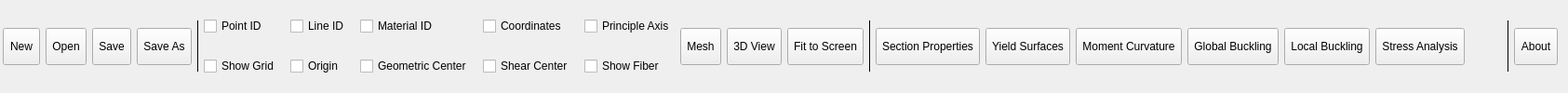
      <widget class="QWidget" name="Hometab">
       <attribute name="title">
        <string>Home</string>
       </attribute>
       <layout class="QHBoxLayout" name="horizontalLayout_5">
        <property name="leftMargin">
         <number>3</number>
        </property>
        <property name="topMargin">
         <number>1</number>
        </property>
        <property name="bottomMargin">
         <number>1</number>
        </property>
        <item>
         <widget class="QToolButton" name="New_toolButton">
          <property name="sizePolicy">
           <sizepolicy hsizetype="Preferred" vsizetype="Fixed">
            <horstretch>0</horstretch>
            <verstretch>0</verstretch>
           </sizepolicy>
          </property>
          <property name="minimumSize">
           <size>
            <width>40</width>
            <height>40</height>
           </size>
          </property>
          <property name="font">
           <font>
            <family>Segoe UI</family>
            <pointsize>9</pointsize>
           </font>
          </property>
          <property name="text">
           <string>New</string>
          </property>
          <property name="toolButtonStyle">
           <enum>Qt::ToolButtonTextUnderIcon</enum>
          </property>
         </widget>
        </item>
        <item>
         <widget class="QToolButton" name="Open_toolButton">
          <property name="sizePolicy">
           <sizepolicy hsizetype="Preferred" vsizetype="Fixed">
            <horstretch>0</horstretch>
            <verstretch>0</verstretch>
           </sizepolicy>
          </property>
          <property name="minimumSize">
           <size>
            <width>40</width>
            <height>40</height>
           </size>
          </property>
          <property name="font">
           <font>
            <family>Segoe UI</family>
            <pointsize>9</pointsize>
           </font>
          </property>
          <property name="text">
           <string>Open</string>
          </property>
          <property name="toolButtonStyle">
           <enum>Qt::ToolButtonTextUnderIcon</enum>
          </property>
          <property name="autoRaise">
           <bool>false</bool>
          </property>
         </widget>
        </item>
        <item>
         <widget class="QToolButton" name="Save_toolButton">
          <property name="sizePolicy">
           <sizepolicy hsizetype="Preferred" vsizetype="Fixed">
            <horstretch>0</horstretch>
            <verstretch>2</verstretch>
           </sizepolicy>
          </property>
          <property name="minimumSize">
           <size>
            <width>40</width>
            <height>40</height>
           </size>
          </property>
          <property name="font">
           <font>
            <family>Segoe UI</family>
            <pointsize>9</pointsize>
           </font>
          </property>
          <property name="text">
           <string>Save</string>
          </property>
          <property name="toolButtonStyle">
           <enum>Qt::ToolButtonTextUnderIcon</enum>
          </property>
         </widget>
        </item>
        <item>
         <widget class="QToolButton" name="SaveAs_toolButton">
          <property name="sizePolicy">
           <sizepolicy hsizetype="Preferred" vsizetype="Fixed">
            <horstretch>0</horstretch>
            <verstretch>0</verstretch>
           </sizepolicy>
          </property>
          <property name="minimumSize">
           <size>
            <width>40</width>
            <height>40</height>
           </size>
          </property>
          <property name="font">
           <font>
            <family>Segoe UI</family>
            <pointsize>9</pointsize>
           </font>
          </property>
          <property name="text">
           <string>Save As</string>
          </property>
          <property name="toolButtonStyle">
           <enum>Qt::ToolButtonTextUnderIcon</enum>
          </property>
         </widget>
        </item>
        <item>
         <widget class="Line" name="line">
          <property name="sizePolicy">
           <sizepolicy hsizetype="Fixed" vsizetype="Fixed">
            <horstretch>0</horstretch>
            <verstretch>0</verstretch>
           </sizepolicy>
          </property>
          <property name="minimumSize">
           <size>
            <width>1</width>
            <height>55</height>
           </size>
          </property>
          <property name="maximumSize">
           <size>
            <width>1</width>
            <height>16777215</height>
           </size>
          </property>
          <property name="frameShadow">
           <enum>QFrame::Plain</enum>
          </property>
          <property name="orientation">
           <enum>Qt::Vertical</enum>
          </property>
         </widget>
        </item>
        <item>
         <layout class="QGridLayout" name="gridLayout">
          <property name="horizontalSpacing">
           <number>12</number>
          </property>
          <item row="0" column="2">
           <widget class="QCheckBox" name="ShowMatID_checkBox">
            <property name="font">
             <font>
              <family>Segoe UI</family>
              <pointsize>9</pointsize>
             </font>
            </property>
            <property name="text">
             <string>Material ID</string>
            </property>
           </widget>
          </item>
          <item row="0" column="0">
           <widget class="QCheckBox" name="ShowPointID_checkBox">
            <property name="font">
             <font>
              <family>Segoe UI</family>
              <pointsize>9</pointsize>
              <italic>false</italic>
              <bold>false</bold>
             </font>
            </property>
            <property name="text">
             <string>Point ID</string>
            </property>
           </widget>
          </item>
          <item row="0" column="3">
           <widget class="QCheckBox" name="ShowCoord_checkBox">
            <property name="font">
             <font>
              <family>Segoe UI</family>
              <pointsize>9</pointsize>
             </font>
            </property>
            <property name="text">
             <string>Coordinates</string>
            </property>
           </widget>
          </item>
          <item row="0" column="1">
           <widget class="QCheckBox" name="ShowLineID_checkBox">
            <property name="font">
             <font>
              <family>Segoe UI</family>
              <pointsize>9</pointsize>
             </font>
            </property>
            <property name="text">
             <string>Line ID</string>
            </property>
           </widget>
          </item>
          <item row="0" column="4">
           <widget class="QCheckBox" name="ShowPrincipleAxis_checkBox">
            <property name="font">
             <font>
              <family>Segoe UI</family>
              <pointsize>9</pointsize>
             </font>
            </property>
            <property name="text">
             <string>Principle Axis</string>
            </property>
           </widget>
          </item>
          <item row="1" column="0">
           <widget class="QCheckBox" name="ShowGrid_checkBox">
            <property name="font">
             <font>
              <family>Segoe UI</family>
              <pointsize>9</pointsize>
             </font>
            </property>
            <property name="text">
             <string>Show Grid</string>
            </property>
           </widget>
          </item>
          <item row="1" column="1">
           <widget class="QCheckBox" name="ShowOrigin_checkBox">
            <property name="font">
             <font>
              <family>Segoe UI</family>
              <pointsize>9</pointsize>
             </font>
            </property>
            <property name="text">
             <string>Origin</string>
            </property>
           </widget>
          </item>
          <item row="1" column="2">
           <widget class="QCheckBox" name="ShowGC_checkBox">
            <property name="font">
             <font>
              <family>Segoe UI</family>
              <pointsize>9</pointsize>
             </font>
            </property>
            <property name="text">
             <string>Geometric Center</string>
            </property>
           </widget>
          </item>
          <item row="1" column="3">
           <widget class="QCheckBox" name="ShowSC_checkBox">
            <property name="font">
             <font>
              <family>Segoe UI</family>
              <pointsize>9</pointsize>
             </font>
            </property>
            <property name="text">
             <string>Shear Center</string>
            </property>
           </widget>
          </item>
          <item row="1" column="4">
           <widget class="QCheckBox" name="ShowFiber_checkBox">
            <property name="font">
             <font>
              <family>Segoe UI</family>
              <pointsize>9</pointsize>
             </font>
            </property>
            <property name="text">
             <string>Show Fiber</string>
            </property>
           </widget>
          </item>
         </layout>
        </item>
        <item>
         <widget class="QToolButton" name="Mesh_toolButton">
          <property name="sizePolicy">
           <sizepolicy hsizetype="Preferred" vsizetype="Fixed">
            <horstretch>0</horstretch>
            <verstretch>0</verstretch>
           </sizepolicy>
          </property>
          <property name="minimumSize">
           <size>
            <width>40</width>
            <height>40</height>
           </size>
          </property>
          <property name="font">
           <font>
            <family>Segoe UI</family>
            <pointsize>9</pointsize>
           </font>
          </property>
          <property name="text">
           <string>Mesh</string>
          </property>
          <property name="toolButtonStyle">
           <enum>Qt::ToolButtonTextUnderIcon</enum>
          </property>
         </widget>
        </item>
        <item>
         <widget class="QToolButton" name="Model3DView_toolButton">
          <property name="sizePolicy">
           <sizepolicy hsizetype="Preferred" vsizetype="Fixed">
            <horstretch>0</horstretch>
            <verstretch>0</verstretch>
           </sizepolicy>
          </property>
          <property name="minimumSize">
           <size>
            <width>40</width>
            <height>40</height>
           </size>
          </property>
          <property name="font">
           <font>
            <family>Segoe UI</family>
            <pointsize>9</pointsize>
           </font>
          </property>
          <property name="text">
           <string>3D View</string>
          </property>
          <property name="toolButtonStyle">
           <enum>Qt::ToolButtonTextUnderIcon</enum>
          </property>
         </widget>
        </item>
        <item>
         <widget class="QToolButton" name="Fit2Screen_toolButton">
          <property name="sizePolicy">
           <sizepolicy hsizetype="Preferred" vsizetype="Fixed">
            <horstretch>0</horstretch>
            <verstretch>0</verstretch>
           </sizepolicy>
          </property>
          <property name="minimumSize">
           <size>
            <width>40</width>
            <height>40</height>
           </size>
          </property>
          <property name="font">
           <font>
            <family>Segoe UI</family>
            <pointsize>9</pointsize>
           </font>
          </property>
          <property name="text">
           <string>Fit to Screen</string>
          </property>
          <property name="toolButtonStyle">
           <enum>Qt::ToolButtonTextUnderIcon</enum>
          </property>
         </widget>
        </item>
        <item>
         <widget class="Line" name="line_2">
          <property name="sizePolicy">
           <sizepolicy hsizetype="Fixed" vsizetype="Fixed">
            <horstretch>0</horstretch>
            <verstretch>0</verstretch>
           </sizepolicy>
          </property>
          <property name="minimumSize">
           <size>
            <width>1</width>
            <height>55</height>
           </size>
          </property>
          <property name="maximumSize">
           <size>
            <width>1</width>
            <height>16777215</height>
           </size>
          </property>
          <property name="frameShadow">
           <enum>QFrame::Plain</enum>
          </property>
          <property name="orientation">
           <enum>Qt::Vertical</enum>
          </property>
         </widget>
        </item>
        <item>
         <widget class="QToolButton" name="SPAnal_toolButton">
          <property name="sizePolicy">
           <sizepolicy hsizetype="Preferred" vsizetype="Fixed">
            <horstretch>0</horstretch>
            <verstretch>0</verstretch>
           </sizepolicy>
          </property>
          <property name="minimumSize">
           <size>
            <width>40</width>
            <height>40</height>
           </size>
          </property>
          <property name="font">
           <font>
            <family>Segoe UI</family>
            <pointsize>9</pointsize>
           </font>
          </property>
          <property name="text">
           <string>Section Properties</string>
          </property>
          <property name="toolButtonStyle">
           <enum>Qt::ToolButtonTextUnderIcon</enum>
          </property>
         </widget>
        </item>
        <item>
         <widget class="QToolButton" name="YSAnal_toolButton">
          <property name="sizePolicy">
           <sizepolicy hsizetype="Preferred" vsizetype="Fixed">
            <horstretch>0</horstretch>
            <verstretch>0</verstretch>
           </sizepolicy>
          </property>
          <property name="minimumSize">
           <size>
            <width>40</width>
            <height>40</height>
           </size>
          </property>
          <property name="font">
           <font>
            <family>Segoe UI</family>
            <pointsize>9</pointsize>
           </font>
          </property>
          <property name="text">
           <string>Yield Surfaces</string>
          </property>
          <property name="toolButtonStyle">
           <enum>Qt::ToolButtonTextUnderIcon</enum>
          </property>
         </widget>
        </item>
        <item>
         <widget class="QToolButton" name="MomentCurvature_toolButton">
          <property name="sizePolicy">
           <sizepolicy hsizetype="Preferred" vsizetype="Fixed">
            <horstretch>0</horstretch>
            <verstretch>0</verstretch>
           </sizepolicy>
          </property>
          <property name="minimumSize">
           <size>
            <width>40</width>
            <height>40</height>
           </size>
          </property>
          <property name="font">
           <font>
            <family>Segoe UI</family>
            <pointsize>9</pointsize>
           </font>
          </property>
          <property name="text">
           <string>Moment Curvature</string>
          </property>
          <property name="toolButtonStyle">
           <enum>Qt::ToolButtonTextUnderIcon</enum>
          </property>
         </widget>
        </item>
        <item>
         <widget class="QToolButton" name="GlobalBuckling_toolButton">
          <property name="sizePolicy">
           <sizepolicy hsizetype="Preferred" vsizetype="Fixed">
            <horstretch>0</horstretch>
            <verstretch>0</verstretch>
           </sizepolicy>
          </property>
          <property name="minimumSize">
           <size>
            <width>40</width>
            <height>40</height>
           </size>
          </property>
          <property name="font">
           <font>
            <family>Segoe UI</family>
            <pointsize>9</pointsize>
           </font>
          </property>
          <property name="text">
           <string>Global Buckling</string>
          </property>
          <property name="toolButtonStyle">
           <enum>Qt::ToolButtonTextUnderIcon</enum>
          </property>
         </widget>
        </item>
        <item>
         <widget class="QToolButton" name="LocalBuckling_toolButton">
          <property name="sizePolicy">
           <sizepolicy hsizetype="Preferred" vsizetype="Fixed">
            <horstretch>0</horstretch>
            <verstretch>0</verstretch>
           </sizepolicy>
          </property>
          <property name="minimumSize">
           <size>
            <width>40</width>
            <height>40</height>
           </size>
          </property>
          <property name="font">
           <font>
            <family>Segoe UI</family>
            <pointsize>9</pointsize>
           </font>
          </property>
          <property name="text">
           <string>Local Buckling</string>
          </property>
          <property name="toolButtonStyle">
           <enum>Qt::ToolButtonTextUnderIcon</enum>
          </property>
         </widget>
        </item>
        <item alignment="Qt::AlignVCenter">
         <widget class="QToolButton" name="StressAnalysis_toolButton">
          <property name="sizePolicy">
           <sizepolicy hsizetype="Preferred" vsizetype="Fixed">
            <horstretch>0</horstretch>
            <verstretch>0</verstretch>
           </sizepolicy>
          </property>
          <property name="minimumSize">
           <size>
            <width>40</width>
            <height>40</height>
           </size>
          </property>
          <property name="font">
           <font>
            <family>Segoe UI</family>
            <pointsize>9</pointsize>
           </font>
          </property>
          <property name="text">
           <string>Stress Analysis</string>
          </property>
          <property name="toolButtonStyle">
           <enum>Qt::ToolButtonTextUnderIcon</enum>
          </property>
         </widget>
        </item>
        <item>
         <spacer name="horizontalSpacer">
          <property name="font">
           <font>
            <family>Segoe UI</family>
            <pointsize>9</pointsize>
           </font>
          </property>
          <property name="orientation">
           <enum>Qt::Horizontal</enum>
          </property>
          <property name="sizeHint" stdset="0">
           <size>
            <width>40</width>
            <height>20</height>
           </size>
          </property>
         </spacer>
        </item>
        <item>
         <widget class="Line" name="line_7">
          <property name="sizePolicy">
           <sizepolicy hsizetype="Fixed" vsizetype="Fixed">
            <horstretch>0</horstretch>
            <verstretch>0</verstretch>
           </sizepolicy>
          </property>
          <property name="minimumSize">
           <size>
            <width>1</width>
            <height>55</height>
           </size>
          </property>
          <property name="maximumSize">
           <size>
            <width>1</width>
            <height>16777215</height>
           </size>
          </property>
          <property name="frameShadow">
           <enum>QFrame::Plain</enum>
          </property>
          <property name="orientation">
           <enum>Qt::Vertical</enum>
          </property>
         </widget>
        </item>
        <item>
         <widget class="QToolButton" name="About_toolButton">
          <property name="sizePolicy">
           <sizepolicy hsizetype="Preferred" vsizetype="Fixed">
            <horstretch>0</horstretch>
            <verstretch>0</verstretch>
           </sizepolicy>
          </property>
          <property name="minimumSize">
           <size>
            <width>40</width>
            <height>40</height>
           </size>
          </property>
          <property name="font">
           <font>
            <family>Segoe UI</family>
            <pointsize>9</pointsize>
           </font>
          </property>
          <property name="text">
           <string>About</string>
          </property>
          <property name="toolButtonStyle">
           <enum>Qt::ToolButtonTextUnderIcon</enum>
          </property>
         </widget>
        </item>
       </layout>
       <zorder>New_toolButton</zorder>
       <zorder>Open_toolButton</zorder>
       <zorder>Save_toolButton</zorder>
       <zorder>SaveAs_toolButton</zorder>
       <zorder>line</zorder>
       <zorder>Mesh_toolButton</zorder>
       <zorder>Fit2Screen_toolButton</zorder>
       <zorder>line_2</zorder>
       <zorder>SPAnal_toolButton</zorder>
       <zorder>YSAnal_toolButton</zorder>
       <zorder>LocalBuckling_toolButton</zorder>
       <zorder>GlobalBuckling_toolButton</zorder>
       <zorder>MomentCurvature_toolButton</zorder>
       <zorder>Model3DView_toolButton</zorder>
       <zorder>StressAnalysis_toolButton</zorder>
       <zorder>About_toolButton</zorder>
       <zorder>line_7</zorder>
       <zorder>horizontalSpacer</zorder>
      </widget>
